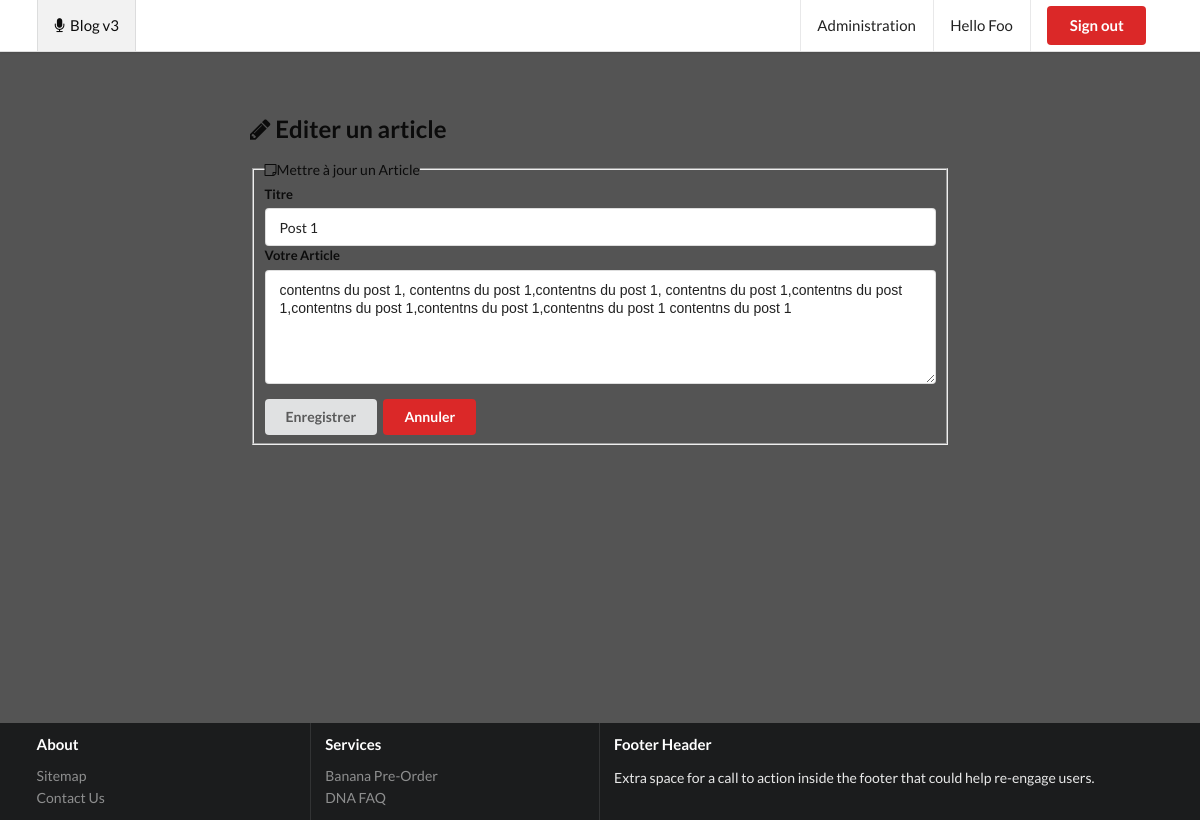
/controllers/edit_post.php?id=1 (signed in), run on the app's committed database.
### tables this page shows
CREATE TABLE `Post` (
  `Id` smallint(5) UNSIGNED NOT NULL,
  `Title` varchar(100) NOT NULL,
  `Contents` text NOT NULL,
  `CreationTimestamp` datetime NOT NULL,
  `Author_Id` tinyint(3) UNSIGNED DEFAULT NULL,
  `Category_Id` tinyint(3) UNSIGNED DEFAULT NULL
);

### conf/Database.php (called while the page is built, shortened)
<?php
class Database
{
	public static $_instance;
	public function __construct()
	{
		try {
			if (self::$_instance === null) {
				self::$_instance = new PDO(
					'mysql:host=localhost;dbname=blog;charset=UTF8',
					'root',
					'troiswa',
					[
						PDO::ATTR_ERRMODE => PDO::ERRMODE_EXCEPTION,
						PDO::ATTR_DEFAULT_FETCH_MODE => PDO::FETCH_ASSOC
					]
				);
				self::$_instance->exec('SET NAMES utf8mb4 COLLATE utf8mb4_general_ci');
			}
		} catch (PDOException $e) {
			echo "Message d'erreur : $e->getMessage() /n Code erreur : $e->getCode()";
		}
	}
	public function findOne($sql, array $criteria = array())
	{
		$query = self::$_instance->prepare($sql);
		$query->execute($criteria);
		return $query->fetch();
	}
}

### templates/edit_post.phtml (the view, shortened to what this page needs)
<h2><i class="fa fa-pencil"></i> Editer un article</h2>
<form class="ui form" action="<?= $path ?>controllers/edit_post.php" method="post">
    <fieldset>
        <legend><i class="fa fa-sticky-note-o"></i>Mettre à jour un Article</legend>
        <div class="ui form">
            <div class="field">
                <label>Titre</label>
                <input type="text" name="title" value="<?= htmlspecialchars($post['Title']) ?>">
            </div>
        </div>
        <div class="ui form">
            <div class="field">
                <label>Votre Article</label>
                <textarea name="contents" rows="5"><?= htmlspecialchars($post['Contents']) ?></textarea>
            </div>
        </div>
        <button class="ui button" type="submit">Enregistrer</button>
        <button type="reset" class="negative ui button">Annuler</button>
    </fieldset>
</form>

### css/style.css (style rules this page uses)
body { overflow: hidden; }
.ui.form .ui.button { margin-top: 15px; }

### data on the page
post: title "Post 1", contents "contentns du post 1, contentns du post 1,contentns du post 1, contentns du post 1,contentns du post 1,contentns du post 1,contentns du post 1,contentns du post 1 contentns du post 1"

### other printed values
$_SESSION['user']['name'] "Foo"
